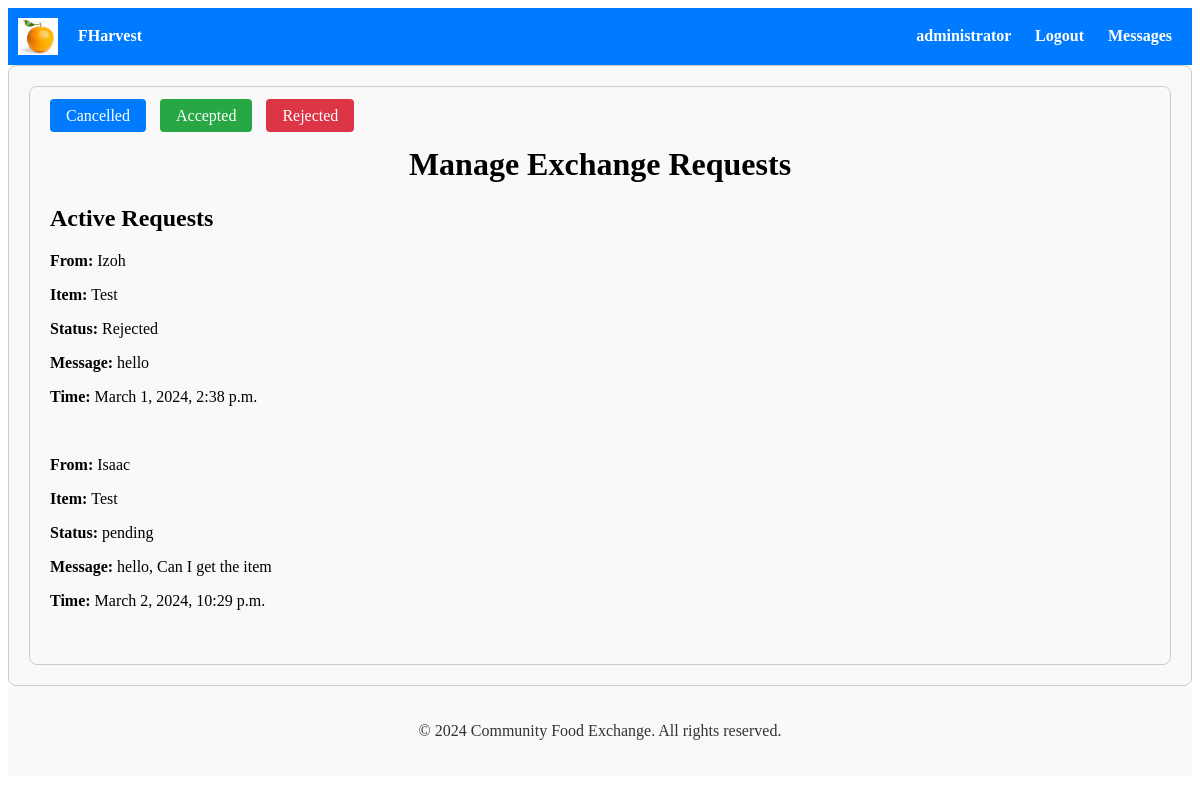
/exchange/11/manage_exchange_requests/ (signed in), run on an earlier commit of the app's database.
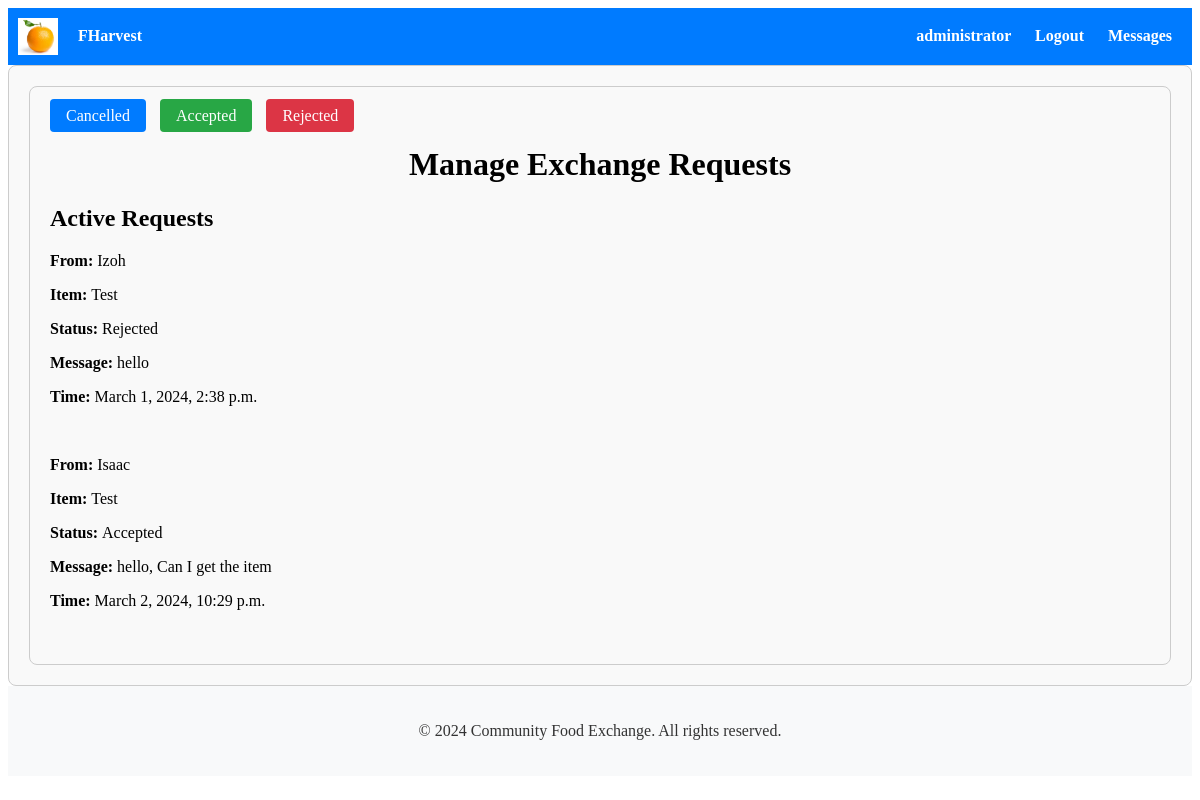
And on a later commit of the database.
### exchange/models.py (models this page shows, shortened)
class ExchangeRequest(models.Model):
    STATUS_CHOICES = [
        ('pending', 'Pending'),
        ('accepted', 'Accepted'),
        ('rejected', 'Rejected'),
        ('cancelled', 'Cancelled'),
    ]
    sender = models.ForeignKey(User, on_delete=models.CASCADE, related_name='exchange_sent_requests')
    receiver = models.ForeignKey(User, on_delete=models.CASCADE, related_name='exchange_received_requests')
    listing = models.ForeignKey(Listing, on_delete=models.CASCADE)
    message = models.TextField()
    status = models.CharField(max_length=20, choices=STATUS_CHOICES, default='pending')
    reason_for_cancellation = models.TextField(blank=True, null=True)
    created_at = models.DateTimeField(auto_now_add=True)

### listings/models.py (models this page shows, shortened)
class Listing(models.Model):
    user = models.ForeignKey(User, on_delete=models.CASCADE)
    item_name = models.CharField(max_length=100)
    description = models.TextField()
    quantity = models.PositiveIntegerField()
    expiration_date = models.DateField()
    created_at = models.DateTimeField(auto_now_add=True)
    image = CloudinaryField('image')  # Removed upload_to argument

### exchange/views.py (the view)
# urls.py: path('<int:pk>/manage_exchange_requests/', manage_exchange_requests, name='manage_exchange_requests'),
@login_required
def manage_exchange_requests(request, pk):
    try:
        listing = Listing.objects.get(pk=pk)
    except Listing.DoesNotExist:
        return redirect('home')  # Or replace 'home' with the appropriate URL name
    exchange_requests = ExchangeRequest.objects.filter(listing=listing)
    is_owner = listing.user == request.user
    if not is_owner:
        return redirect('home')
    if request.method == 'POST':
        request_id = request.POST.get('request_id')
        action = request.POST.get('action')
        if action == 'accept':
            exchange_request = get_object_or_404(ExchangeRequest, pk=request_id)
            exchange_request.status = 'Accepted'
            exchange_request.save()
            return redirect('listing_detail', pk=pk)
        elif action == 'reject':
            exchange_request = get_object_or_404(ExchangeRequest, pk=request_id)
            exchange_request.status = 'Rejected'
            exchange_request.save()
            return redirect('listing_detail', pk=pk)
        elif action == 'message':
            exchange_request = get_object_or_404(ExchangeRequest, pk=request_id)
            conversation = Conversation.objects.filter(participants__in=[request.user, exchange_request.sender]).first()
            if not conversation:
                conversation = Conversation.objects.create()
                conversation.participants.add(request.user, exchange_request.sender)
            return redirect('conversation_detail', conversation_id=conversation.id)
        elif action == 'cancel':
            exchange_request = get_object_or_404(ExchangeRequest, pk=request_id)
            form = CancelExchangeRequestForm(request.POST, instance=exchange_request)
            if form.is_valid():
                form.save()
                exchange_request.status = 'Cancelled'
                exchange_request.save()
                return redirect('listing_detail', pk=pk)
    else:
        form = CancelExchangeRequestForm()
    return render(request, 'exchange/manage_exchange_requests.html', {'listing': listing, 'exchange_requests': exchange_requests, 'form': form})

### exchange/templates/exchange/manage_exchange_requests.html (shortened to what this page needs)
{% extends 'accounts/base.html' %}
{% block content %}
<div class="container">
  <div class="row mb-3">
    <div class="col-md-12">
      <div class="btn-group" role="group">
        <a href="{% url 'cancelled_requests' %}" class="btn btn-secondary">Cancelled</a>
        <a href="{% url 'accepted_requests' %}" class="btn btn-success">Accepted</a>
        <a href="{% url 'rejected_requests' %}" class="btn btn-danger">Rejected</a>
      </div>
    </div>
  </div>
  <h1>Manage Exchange Requests</h1>
  <div class="row">
    <div class="col-md-12">
      <h2>Active Requests</h2>
      {% if exchange_requests %}
        <div class="exchange-requests">
          {% for request in exchange_requests %}
            {% if request.status != 'Cancelled' %}
              <div class="exchange-request">
                {% if request.sender == request.user %}
                  <p><strong>From: </strong>My Request</p>
                {% else %}
                  <p><strong>From: </strong>{{ request.sender.username }}</p>
                {% endif %}
                <p><strong>Item: </strong>{{ request.listing.item_name }}</p>
                <p><strong>Status: </strong>{{ request.status }}</p>
                <p><strong>Message: </strong>{{ request.message }}</p>
                <p><strong>Time: </strong>{{ request.created_at }}</p>
              </div>
            {% endif %}
          {% endfor %}
        </div>
      {% else %}
        <p>No active exchange requests yet.</p>
      {% endif %}
    </div>
  </div>
</div>
{% endblock %}

What changed in the data, as far as the page shows it:
changed ExchangeRequest "hello, Can I get the item": status "pending" → "Accepted"
